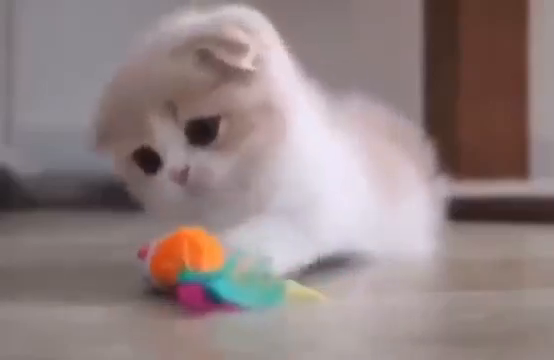
#> input picture frame 17 of l1/bobmcat.mp4, 554 x 360 px
$ python video.py
#> lines starting #> are read from the running program, lines starting #| are printed output that depends on the picture
import cv2

PATH = "bobmcat.mp4"

vid = cv2.VideoCapture(PATH)
fourcc = cv2.VideoWriter_fourcc(*"MJPG")
out = cv2.VideoWriter("bobmcat_slow.avi", fourcc, 10.0, (554, 360))
while vid.isOpened():
    ret, frame = vid.read()
#> frame is the input picture: shape (360, 554, 3); mean B, G, R 130.4, 130.8, 146.4
    if not ret:
        print("Не могу прочитать кадр :(")
        break
    gray = cv2.cvtColor(frame, cv2.COLOR_BGR2GRAY)
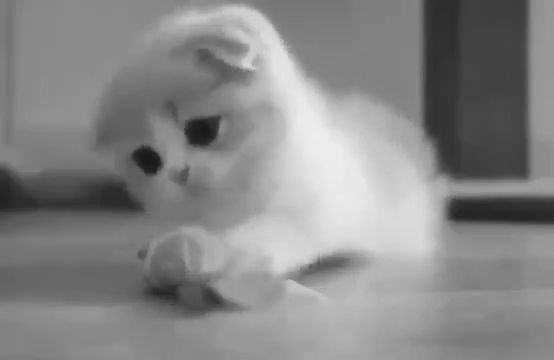
#> gray: shape (360, 554); min 24, max 237, mean 135.4
    cv2.imshow('Cat bomb', cv2.resize(gray, (600, 800)))
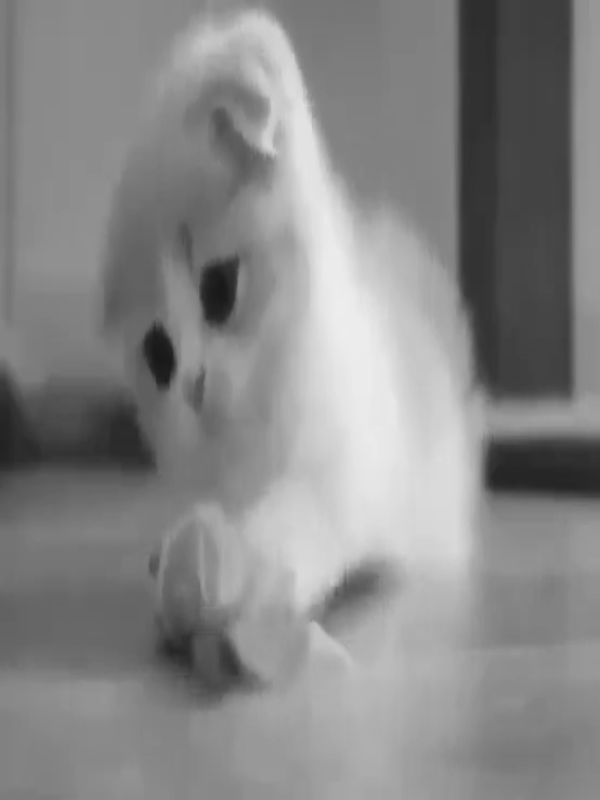
#> window 'Cat bomb': shape (800, 600); min 24, max 237, mean 135.4

    out.write(frame)
    if cv2.waitKey(1) == ord('q'):
#> (key q is pressed here)
        break

vid.release()
out.release()
cv2.destroyAllWindows()

$ run again, starting later in the video
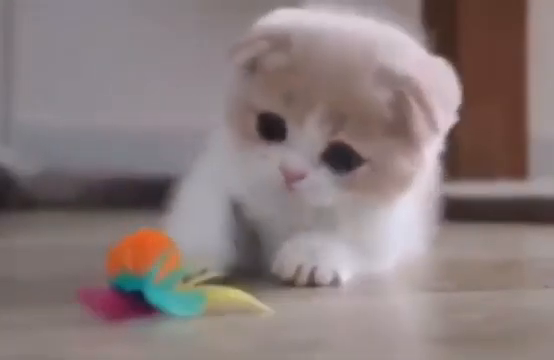
#> input picture frame 80 of l1/bobmcat.mp4, 554 x 360 px
#> frame is the input picture: shape (360, 554, 3); mean B, G, R 123.8, 124.2, 138.2
#> `gray = cv2.cvtColor(frame, cv2.COLOR_BGR2GRAY)`:
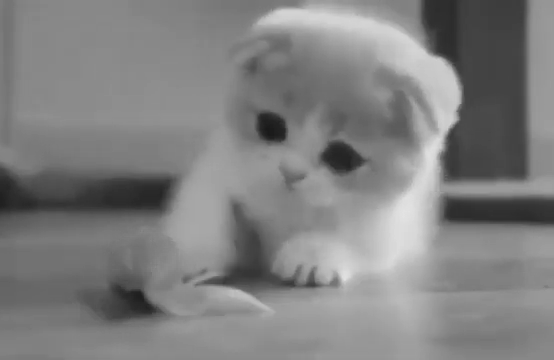
#> gray: shape (360, 554); min 25, max 227, mean 128.3
#> `cv2.imshow('Cat bomb', cv2.resize(gray, (600, 800)))`:
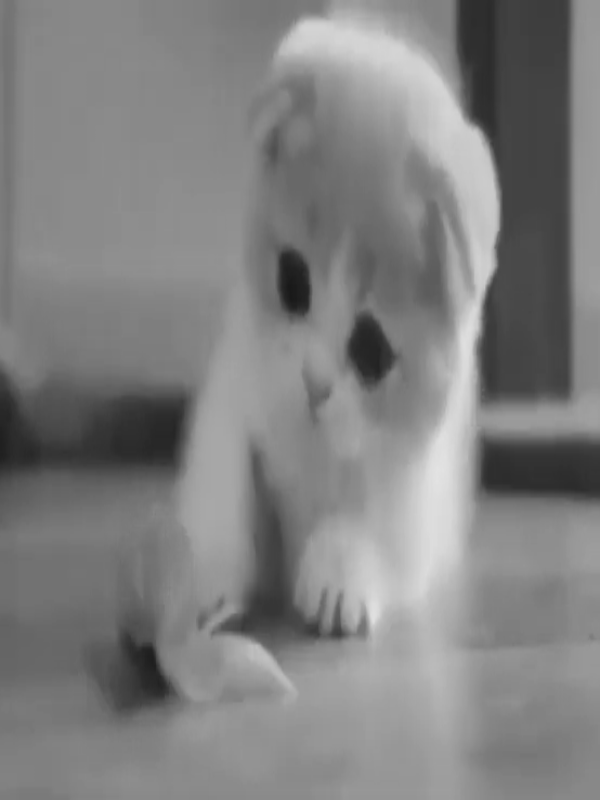
#> window 'Cat bomb': shape (800, 600); min 25, max 227, mean 128.3

$ run again, starting later in the video
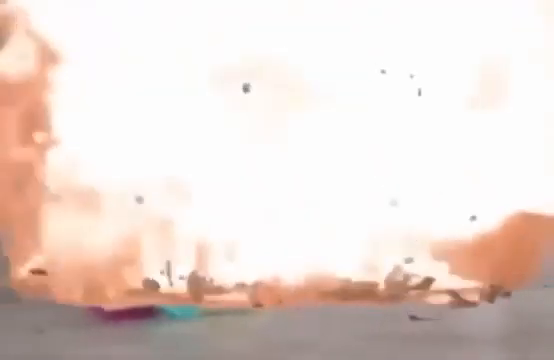
#> input picture frame 142 of l1/bobmcat.mp4, 554 x 360 px
#> frame is the input picture: shape (360, 554, 3); mean B, G, R 210, 216.7, 231.7
#> `gray = cv2.cvtColor(frame, cv2.COLOR_BGR2GRAY)`:
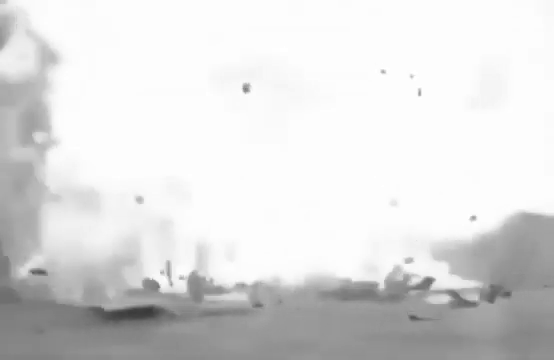
#> gray: shape (360, 554); min 57, max 255, mean 220.4
#> `cv2.imshow('Cat bomb', cv2.resize(gray, (600, 800)))`:
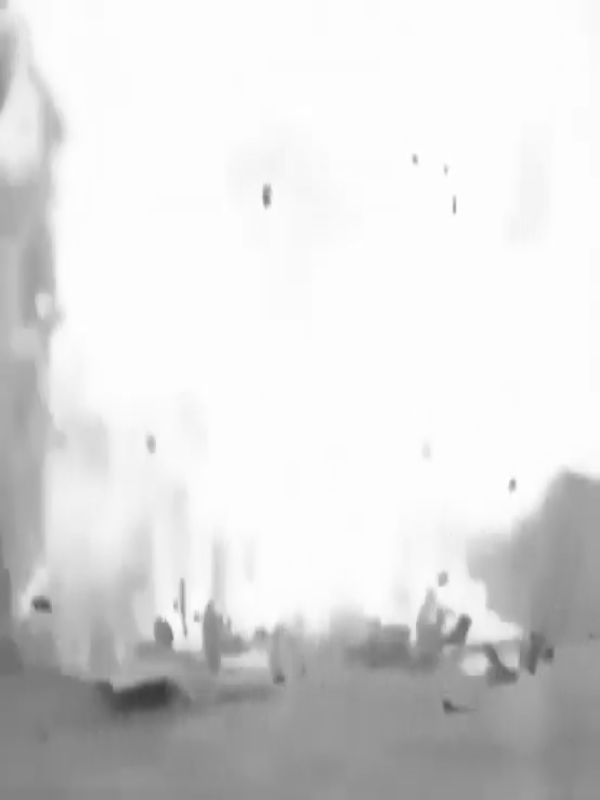
#> window 'Cat bomb': shape (800, 600); min 58, max 255, mean 220.4
